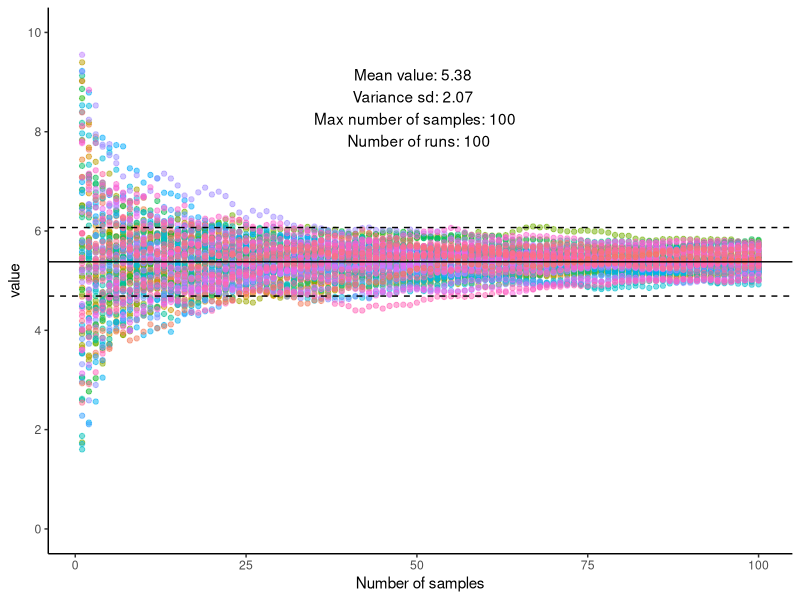

Recreate this plot in R.
library(tidyverse)
library(TTR)


#Lugol_stats <- data.frame("Experiment"= c("EXP","STAT","LSTAT_NH4", "LSTAT_NO3"), "Mean_c_length" = c(5.3807, 3.8943, NaN, NaN), "Variance_c_length" = c(2.0677, 1.6253,NaN,NaN))

Mean_average  <-5.38     #The average used in the model
Variance_sd <-2.07       #The sd used in the model
Number_of_samples <- 100  #The maximum number of samples
Number_of_runs <- 100    #Number of times to run the model


Raw_dataframe_exp <- data.frame(matrix(0, ncol = Number_of_runs, nrow = Number_of_samples))  #Create a dataframe for the simulated data


for (i in 1:Number_of_samples) {
  
  
  Raw_dataframe_exp[i,]<- rnorm(Number_of_runs, mean=Mean_average, sd=Variance_sd)  #Create the simulated data 100 tines for the length of the empty dataframe
  
  }



Sliding_mean_exp <-data.frame(matrix(0, ncol = Number_of_runs, nrow = Number_of_samples)) #Create a dataframe for the sliding average
Sliding_sd_exp <-data.frame(matrix(0, ncol = Number_of_runs, nrow = Number_of_samples)) #Creating a dataframe for the slding sd

for (i in 1:Number_of_runs) { 
  
  Sliding_mean_exp[,i]  <- runMean(Raw_dataframe_exp[,i], n=1, cumulative = TRUE) #Create the sliding mean, cumulative adds the new number each time, n determines when the firs value should be 
  Sliding_sd_exp[,i] <- runSD(Raw_dataframe_exp[,i], n=1, cumulative = TRUE) #same but for sd
  
  
  
}

data_long <- gather(Sliding_mean_exp)  #this rearange the data to a format that can acctually be plotted
data_long$n_sample <- rep(1:Number_of_samples, times=Number_of_runs) # This adds the number of samples that is used for the average, THIS WILL NEED TO CHANGE IF I WANT TO CHANGE NUMBER OF RUNS AND MAX NUMBER OF SAMPLES!


ggplot(data_long, aes(x=n_sample, y=value, color=key))+
  geom_point(show.legend = FALSE, alpha=0.5)+
  geom_hline(aes(yintercept=Mean_average))+
  geom_hline(aes(yintercept=Mean_average-(Variance_sd/3)), linetype="dashed")+  ##The errorbars are 1/3 of sd, to line up with the final derivation, might want to change that
  geom_hline(aes(yintercept=Mean_average+(Variance_sd/3)),linetype="dashed")+
  scale_y_continuous(limits = c(0,10), n.breaks = 7)+
  xlab("Number of samples")+
  theme_classic()+
  annotate("text", x = Number_of_runs/2, y = Mean_average+Variance_sd*1.5, label = paste("Mean value:",Mean_average,
                                                                                         "\ \nVariance sd:", Variance_sd,
                                                                                         "\ \n Max number of samples:", Number_of_runs,
                                                                                         "\ \n Number of runs:", Number_of_runs))
  
